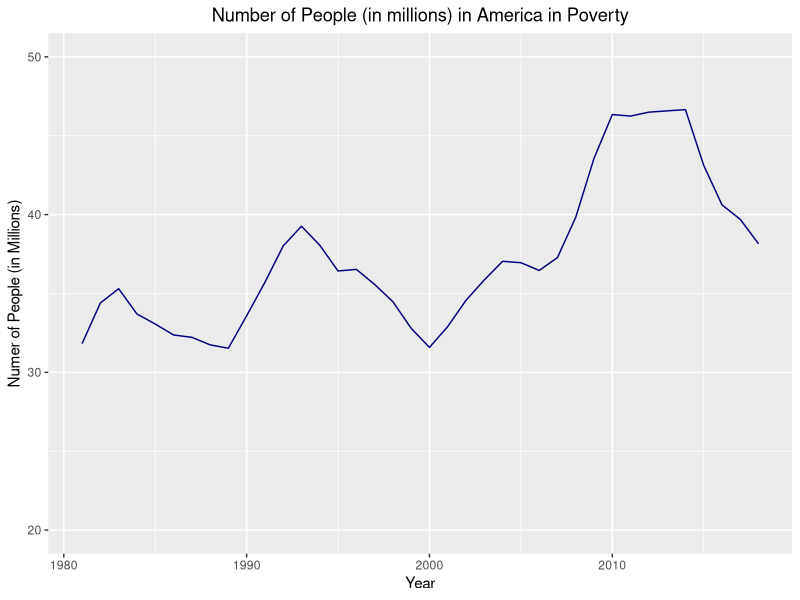
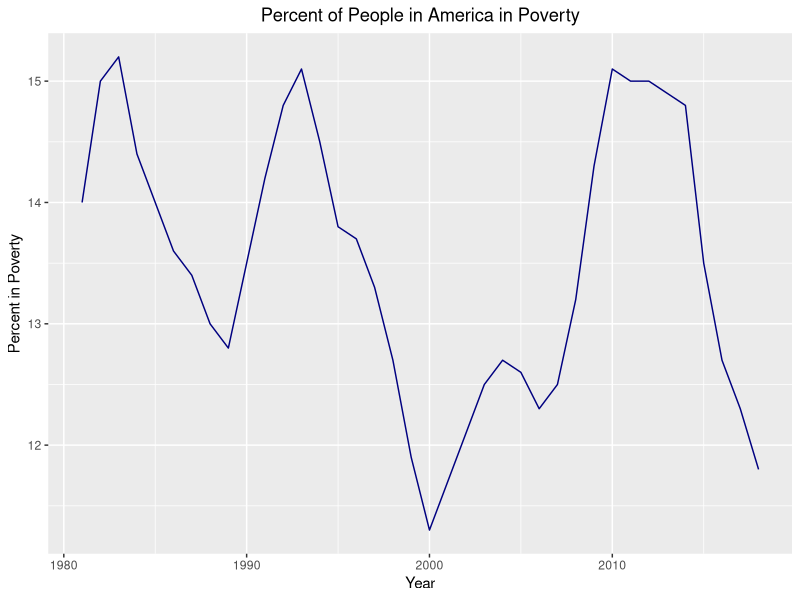
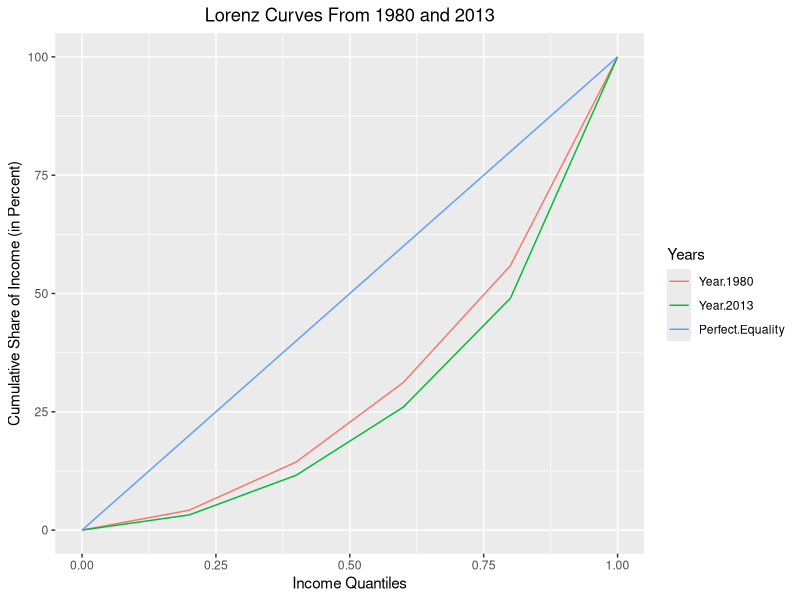

Write R code to recreate these figures, in order.
## ---- chunk 1
knitr::opts_chunk$set(echo = TRUE)
# Clear enviroment before starting 
remove(list = ls())


# The following sets your working directory to wherever this .Rmd file is saved
# note, must be included in the setup portion of the .Rmd
knitr::opts_knit$set(root.dir = getwd())
library(kableExtra)
options(knitr.table.format = "html")
# Note: this only runs when knit, so if try running by hand it will not do anything, best to also change working directory manually
# alternatively, you may change working directory manually

# if(!require(revealjs)) install.packages("revealjs", repos = "http://cran.us.r-project.org") # for revealjs slides
# library(revealjs) 
if(!require(tidyverse)) install.packages("tidyverse", repos = "http://cran.us.r-project.org") # run this the first time (only need to once), note moved tidyverse to after AER package, as it was creating some issues running AER after tidyverse
  library(tidyverse) # includes ggplot2 and many more useful libraries
library(reshape2)
# if(!require(knitr)) install.packages("knitr", repos = "http://cran.us.r-project.org")
#   library(knitr) # knitr is used to render this R code to a LaTeX file (includes kable)
# if(!require(stargazer)) install.packages("stargazer", repos = "http://cran.us.r-project.org")
#   library(stargazer) # knitr is used to render this R code to a LaTeX file (includes kable)
## ---- chunk 2
poverty <- read.csv("Input/Lab3-data.csv")

ggplot(poverty, aes(x = Year)) +
  geom_line(aes(y = Poverty/1000), colour = "navy") +
  ylab("Numer of People (in Millions)") +
  xlab("Year") +
  ggtitle("Number of People (in millions) in America in Poverty") + 
  ylim(20, 50) +
  theme(plot.title = element_text(hjust = 0.5))
## ---- chunk 3
ggplot(poverty, aes(x = Year)) +
  geom_line(aes(y = Percent), colour = "navy") +
  ylab("Percent in Poverty") +
  xlab("Year") +
  ggtitle("Percent of People in America in Poverty") + 
  # ylim(20, 50) +
  theme(plot.title = element_text(hjust = 0.5))
## ---- chunk 4
Table3 <- data.frame("Hours.Worked" = seq(0,2500,500),
                     "Total.Earnings" = seq(0,20000,4000),
                     "Government.Support" = c(18000,14000,10000,6000,2000,0),
                     "Support.Total.Income" = c(18000,18000,18000,18000,18000,20000))
kable(Table3, caption = "Table 3: Total Income at Various Combinations of Work and Support")
## ---- chunk 5
Table4 <- data.frame("Hours.Worked" = seq(0,2500,500),
                     "Total.Earnings" = seq(0,20000,4000),
                     "Government.Support" = c(18000,16000,14000,12000,10000,8000),
                     "Support.Total.Income" = c(18000,20000,22000,24000,26000,28000))
kable(Table4, caption = "Table 4: The Labor-Leisure Tradeoff with Assistance Reduced by 50 Cents for Every Dollar Earned")
## ---- chunk 6
Table8 <- data.frame(Quantile = c(0.2, 0.4, 0.6, 0.8, 1), 
                     Share.1980 = c(4.2, 10.2, 16.8, 24.7, 44.1),
                     Cumulative.Share.1980 = c(4.2, 14.4, 31.2, 55.9, 100),
                     Share.2013 = c(3.2, 8.4, 14.4, 23, 51),
                     Year.2013 = c(3.2, 11.6, 26.0, 49, 100))
kable(Table8, caption = "Table 8: Calculating the Lorenz Curve")
## ---- chunk 7
Table8.2 <- data.frame(Q = c(0, 0.2, 0.4, 0.6, 0.8, 1), 
                     Year.1980 = c(0, 4.2, 14.4, 31.2, 55.9, 100),
                     Year.2013 = c(0, 3.2, 11.6, 26.0, 49, 100),
                     Perfect.Equality = c(0, 20, 40, 60, 80, 100))

Table8.melt <- melt(Table8.2, id.vars = "Q",
                    measure.vars = c("Year.1980", "Year.2013", "Perfect.Equality"), 
                    variable.name = "Years",
                    value.name = "Income")
     
Figure1 <- ggplot(Table8.melt, aes(x = Q, y = Income, color = Years)) + 
  geom_line() +
  ylab("Cumulative Share of Income (in Percent)") +
  xlab("Income Quantiles") +
  ggtitle("Lorenz Curves From 1980 and 2013") +
  theme(plot.title = element_text(hjust = 0.5))

Figure1
## ---- chunk 8
getwd()
## ---- chunk 9
# Move to the Input folder (note the wd stays for only this code chunk, to set globally, set in the first code chunk with the setup option)
setwd("Input")
getwd()
